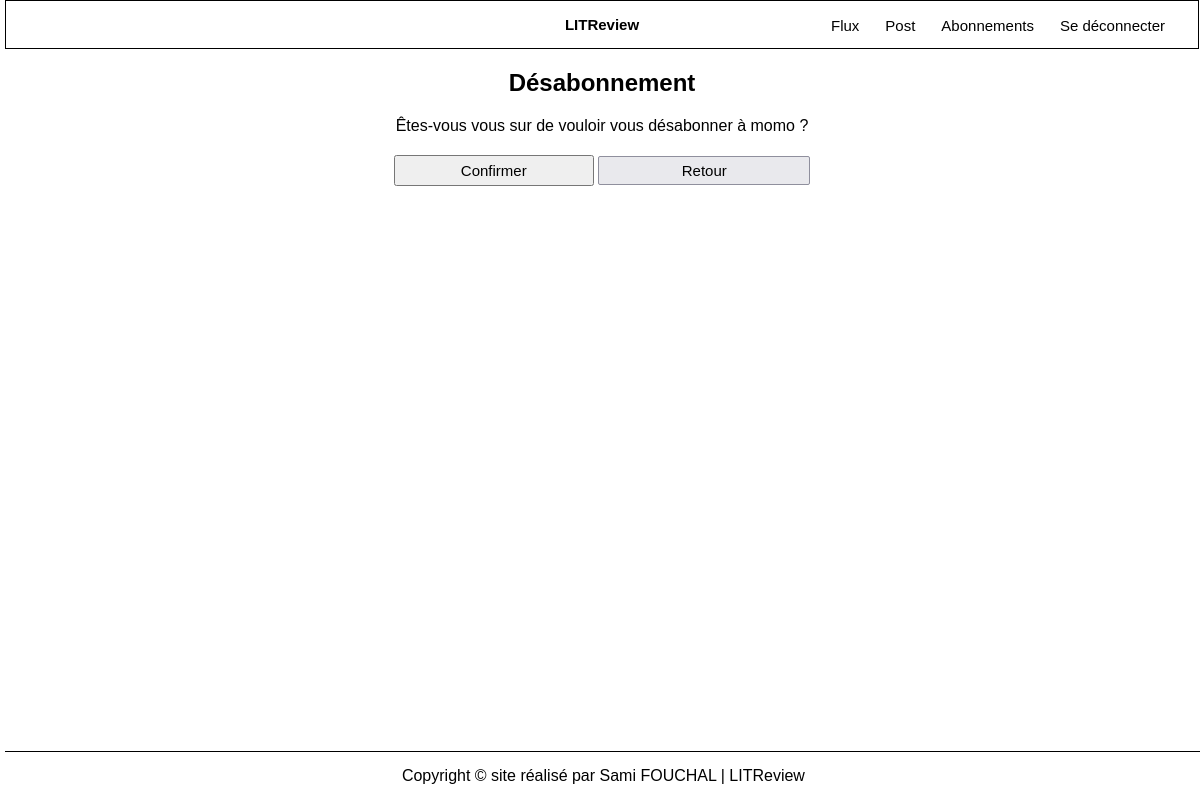
The app's page /subscriptions/63/unfollow/ (signed in), older data.
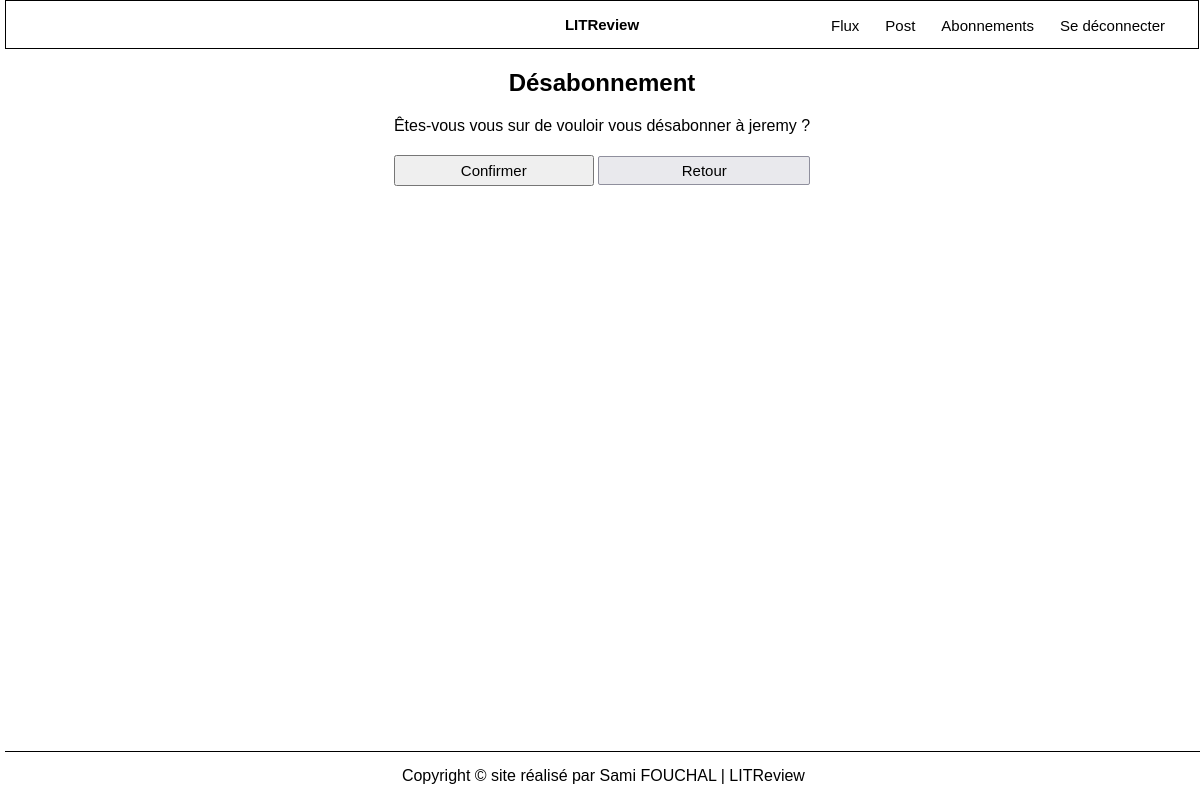
The same page, newer data.
### blog/models.py (models this page shows)
class UserFollows(models.Model):
    user = models.ForeignKey(
        to=settings.AUTH_USER_MODEL,
        on_delete=models.CASCADE,
        related_name="following",
    )
    followed_user = models.ForeignKey(
        to=settings.AUTH_USER_MODEL,
        on_delete=models.CASCADE,
        related_name="followed_by",
    )
    class Meta:
        unique_together = (
            "user",
            "followed_user",
        )

### authentication/models.py (models this page shows, shortened)
class User(AbstractUser):
    """A class represent a user.

    Arguments:
        AbstractUser -- an abstract user class

    Methods:
        unicode -- render an object in a context where
        a string representation is needed.
    """

### blog/views.py (the view)
@login_required
def unfollow_user(request: str, user_follow_id: int) -> object:
    user_follow = get_object_or_404(models.UserFollows, id=user_follow_id)
    if request.method == "POST":
        user_follow.delete()
        return redirect("subscriptions")
    return render(
        request,
        "blog/unfollow_user.html",
        context={"user_follow": user_follow}
    )

### blog/templates/blog/unfollow_user.html (shortened to what this page needs)
{% extends "base.html" %}
{% block content %}
<h2>Désabonnement</h2>
<div class="text-center">
    <p>Êtes-vous vous sur de vouloir vous désabonner à {{ user_follow.user }} ?</p>
    <form method="post">
        <div class="text-center">
            <input type="submit" value="Confirmer">
            <a class="link-button" href="{% url 'subscriptions' %}" title="retour aux abonnements">
                Retour
            </a>
        </div>
    </form>
</div>
{% endblock content %}

Row changes from the older to the newer data that the page shows:
changed through a linked row, UserFollows: user "momo" → "jeremy"
